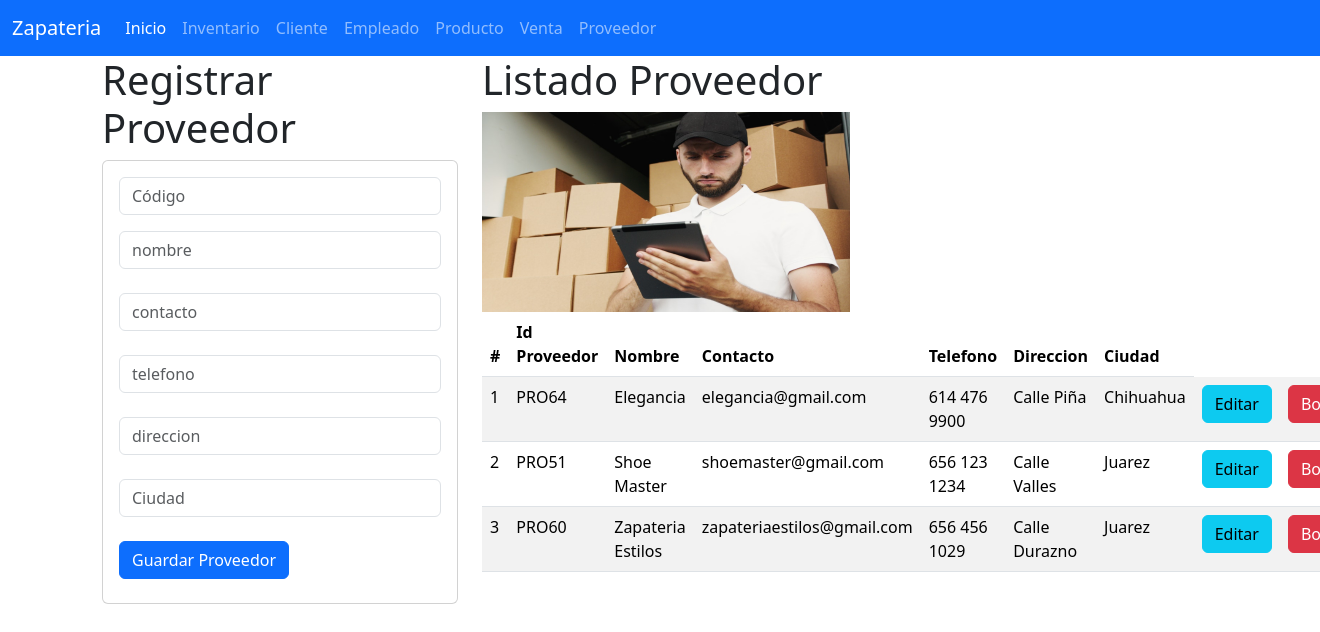
Screenshot of /proveedor with the database file from the repository.
### proveedor_app/models.py (models this page shows, shortened)
class Proveedor(models.Model):
    id_proveedor = models.CharField(primary_key=True, max_length=6)  # ID único para el proveedor
    nombre = models.CharField(max_length=100)  # El nombre debe ser texto, no un número
    contacto = models.CharField(max_length=50)  # Nombre o identificación del contacto, como texto
    telefono = models.CharField(max_length=15, blank=True, null=True)  # Número de teléfono con formato correcto
    direccion = models.CharField(max_length=100)  # Dirección como texto
    ciudad = models.CharField(max_length=50, blank=True, null=True)  # Ciudad como texto

### proveedor_app/views.py (the view)
# urls.py: path("proveedor",views.inicio_vista, name="proveedor"),
def inicio_vista(request):
    elproveedor=Proveedor.objects.all()
    return render(request,"gestionarProveedor.html",{"elproveedor":elproveedor})

### proveedor_app/templates/gestionarProveedor.html (shortened to what this page needs)
{% extends "base.html" %}
{% block cuerpo %}
{% load static %}
<div class="row">
  <div class="col-sm-12 col-md-4 col-lg-4 xl-4">
    <h1>Registrar Proveedor</h1>
    <div class="card">
        <div class="card-body">
          <form action="registrarProveedor/" method="POST">
            <div class="form-group">
              <input type="text" id="txtid_proveedor" name="txtid_proveedor" class="form-control"
                     placeholder="Código" minlength="1" maxlength="6" required>
            </div>
            <div class="form-group py-3">
              <input type="text" id="txtnombre" name="txtnombre" class="form-control"
                     placeholder="nombre" maxlength="100" required>
            </div>
            <div class="form-group py-2">
              <input type="text" id="txtcontacto" name="txtcontacto" class="form-control"
                     min="1" max="100" required placeholder="contacto">
            </div>
            <div class="form-group py-3">
              <input type="text" id="txttelefono" name="txttelefono" class="form-control"
              placeholder="telefono" required>
            </div>
            <div class="form-group py-2">
              <input type="text" id="txtdireccion" name="txtdireccion" class="form-control"
                     placeholder="direccion" maxlength="100" required>
            </div>
            <div class="form-group py-3">
              <input type="text" id="txtciudad" name="txtciudad" class="form-control"
                     placeholder="Ciudad" maxlength="255">
            </div>
            <div class="form-group py-2">
              <button type="submit" class="btn btn-primary">Guardar Proveedor</button>
            </div>
          </form>
        </div>
      </div>
    </div>
  <div class="col-sm-12 col-md-8 col-lg-8 xl-8">
    <h1>Listado Proveedor</h1>
    <img class="w-50" src="{% static 'img/prov.jpg' %}" alt="bonilla" width="100" height="200">
    <table class="table table-striped">
      <thead>
        <tr>
          <th scope="col">#</th>
          <th scope="col">Id Proveedor</th>
          <th scope="col">Nombre</th>
          <th scope="col">Contacto</th>
          <th scope="col">Telefono</th>
          <th scope="col">Direccion</th>
          <th scope="col">Ciudad</th>
        </tr>
      </thead>
      <tbody>
        {% for pr in elproveedor %}
        <tr>
          <td>{{ forloop.counter }}</td>
          <td>{{ pr.id_proveedor }}</td>
          <td>{{ pr.nombre }}</td>
          <td>{{ pr.contacto }}</td>
          <td>{{ pr.telefono }}</td>
          <td>{{ pr.direccion }}</td>
          <td>{{ pr.ciudad }}</td>
          <td><a href="seleccionarProveedor/{{ pr.id_proveedor }}" class="btn btn-info">Editar</a></td>
          <td><a href="borrarProveedor/{{ pr.id_proveedor }}" class="btn btn-danger">Borrar</a></td>
        </tr>
        {% endfor %}
      </tbody>
    </table>
  </div>
</div>
{% endblock %}

### rows the page displays
Proveedor: id_proveedor "PRO64", nombre "Elegancia", contacto "elegancia@gmail.com", telefono "614 476 9900", direccion "Calle Piña", ciudad "Chihuahua"
Proveedor: id_proveedor "PRO51", nombre "Shoe Master", contacto "shoemaster@gmail.com", telefono "656 123 1234", direccion "Calle Valles", ciudad "Juarez"
Proveedor: id_proveedor "PRO60", nombre "Zapateria Estilos", contacto "zapateriaestilos@gmail.com", telefono "656 456 1029", direccion "Calle Durazno", ciudad "Juarez"
